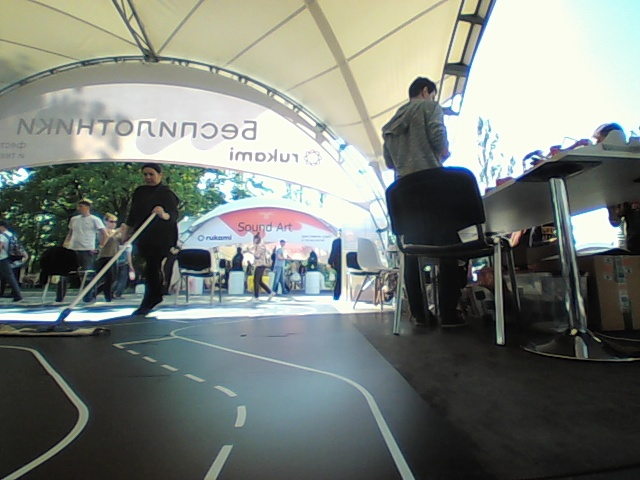
#> input picture home_pi_imaaage.jpg, 640 x 480 px, given in place of the camera
$ python MainCarVosmerka.py
#> lines starting #> are read from the running program, lines starting #| are printed output that depends on the picture; after the words box and inside, x2 and y2 are one past the last pixel; in counts of white or black regions, pixels touching at a corner belong together
### func.py
import cv2 as cv
import numpy as np
import time
from servo import *

def binarize(img, d=False):
    #hls = cv.cvtColor(img, cv.COLOR_BGR2HLS)
    #ishodnaya stroka binaryh = cv.inRange(hls, (0, 0, 30), (255, 255, 255))
    #binaryh = cv.inRange(img, (113, 113, 113), (250, 250, 250))

    gray = cv.cvtColor(img, cv.COLOR_BGR2GRAY)
    binaryg = cv.inRange(gray, 190, 255)

    #binary = cv.bitwise_and(binaryg, binaryh)

    return binaryg


def trans_perspective(binary, trap, rect, size, d=False):
    M = cv.getPerspectiveTransform(trap, rect)
    perspective = cv.warpPerspective(binary, M, size, flags=cv.INTER_LINEAR)
    if d:
        cv.imshow('perspective', perspective)
    return perspective


def find_left_right(perspective, d=False):
    hist = np.sum(perspective[perspective.shape[0] // 2:, :], axis=0)
    mid = hist.shape[0] // 2
    left = int(np.argmax(hist[:mid]))
    right = int(np.argmax(hist[mid:]) + mid)
    print(right, left)

    """
    if left <= 10 and right - mid <= 10:
        right = 399
        left = 200
    """

    if right - mid <= 10 and left <= 10:
        right = 399
        left = 200

    if d:
        cv.line(perspective, (left, 0), (left, 300), 50, 2)
        cv.line(perspective, (right, 0), (right, 300), 50, 2)
        cv.line(perspective, ((left + right) // 2, 0), ((left + right) // 2, 300), 110, 3)

        cv.imshow('lines', perspective)

    return left, right

def detect_stop(perspective):
    hist = np.sum(perspective[:], axis=1)
    maxStrInd = np.argmax(hist)
    print (int(hist[maxStrInd]/255))
    if hist[maxStrInd]/255>190:
        print ("SL detected. PixselC: "+str(int(hist[maxStrInd]/255)) + "Ind: " + str(maxStrInd))
        if maxStrInd>150:
            print("Time to stop")
            return True
    return False

### servo.py
import time
import os

def setup_gpio():
    os.system("sudo pigpiod")  # Launching GPIO library
    time.sleep(1)  # As i said it is too impatient and so if this delay is removed you will get an error
    import pigpio
    ESC = 17
    STEER = 18
    pi = pigpio.pi()
    pi.set_servo_pulsewidth(ESC, 0)
    pi.set_servo_pulsewidth(STEER, 0)
    time.sleep(1)
    # pi.set_servo_pulsewidth(ESC, 1500)
    # time.sleep(1)

    return pi,ESC,STEER


# [21 lines left out: function calibrate, not called in this run]

def control(pi,ESC,speed,STEER,angle):
    pi.set_servo_pulsewidth(ESC, speed)
    pi.set_servo_pulsewidth(STEER,int(17.222222 * angle))

def stop(pi,ESC): #This will stop every action your Pi is performing for ESC ofcourse.
    pi.set_servo_pulsewidth(ESC, 0)

### MainCarVosmerka.py
import cv2 as cv
import numpy as np
from servo import *
from func import *
# [5 lines of commented-out code are left out]


def constrain(val, minv, maxv):
    return min(maxv, max(minv, val))

KP = 0.22
KI = 0
KD = 0.17
last = 0
integral = 0

# constants
SIZE = (400, 300)

RECT = np.float32([[0, 299],
                   [399, 299],
                   [399, 0],
                   [0, 0]])

TRAP = np.float32([[0, 299],
                   [399, 299],
                   [320, 200],
                   [80, 200]])
TRAPINT = np.array(TRAP, dtype=np.int32)

cap = cv.VideoCapture(0)

pi, ESC, STEER = setup_gpio()
p = False
control(pi, ESC, 1500, STEER, 90)
time.sleep(1)
timeout = 0
l = 1
r = 0

povor = 0
totl = 1

pid=0

while True:
    try:
        ret, frame = cap.read()
#> frame is the input picture: shape (480, 640, 3); mean B, G, R 121.3, 127.4, 121.5
        totl = frame.copy()
        #print(totl)
        cv.imwrite('home\\pi\\imaaage1.jpg', totl)
        #print('totl ready')
        img = cv.resize(frame, SIZE)
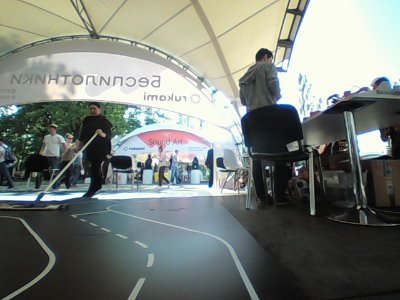
#> img: shape (300, 400, 3); mean B, G, R 121.2, 127.3, 121.4
        binary = binarize(img)
#> in binarize, `gray = cv.cvtColor(img, cv.COLOR_BGR2GRAY)`:
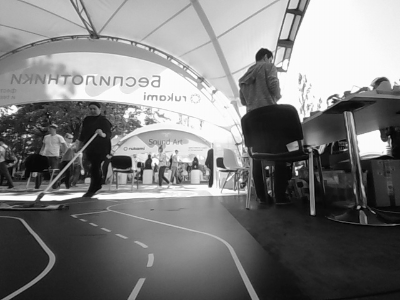
#> gray: shape (300, 400); min 0, max 255, mean 124.9
#> in binarize, `binaryg = cv.inRange(gray, 190, 255)`:
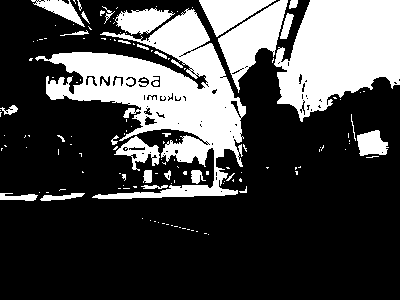
#> binaryg: shape (300, 400); 28.7% white; 141 white regions (109 under 20 px), largest, box (x1, y1, x2, y2) and area: (35, 8, 246, 199) 15042, (274, 0, 400, 122) 10514, (218, 0, 288, 93) 2686

        perspective = trans_perspective(binary, TRAP, RECT, SIZE)
#> in trans_perspective, `perspective = cv.warpPerspective(binary, M, size, flags=cv.INTER_LINEAR)`:
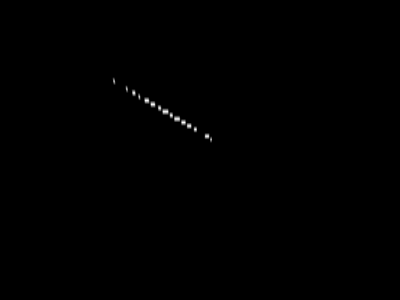
#> perspective: shape (300, 400); min 0, max 255, mean 0.4
        cv.imwrite('home\\pi\\imaaage2.jpg', perspective)

        if detect_stop(perspective):
#> in detect_stop, `hist = np.sum(perspective[:], axis=1)`: hist = 300 values, max 1428 at index 111, min 0 at index 0, mean 151.6
#> in detect_stop, `maxStrInd = np.argmax(hist)`: maxStrInd = 111
#| 5
            stop(pi, ESC)
            time.sleep(0.5)
            #control(pi, ESC, 1548, STEER, 90)
            #time.sleep(1)
            p = True
            continue

        left, right = find_left_right(perspective)
#> in find_left_right, `hist = np.sum(perspective[perspective.shape[0] // 2:, :], axis=0)`: hist = 400 values from 0 to 0
#> in find_left_right, `left = int(np.argmax(hist[:mid]))`: left = 0
#> in find_left_right, `right = int(np.argmax(hist[mid:]) + mid)`: right = 200
#| 200 0
#> left = 200; right = 399

        if p:
            way = input("Куда ехать хозяин?\n")

            if way == "2":
                control(pi, ESC, 1545, STEER, 90)
                time.sleep(4)
                p = False
                continue
            elif way == "3":
                control(pi, ESC, 1545, STEER, 90)
                time.sleep(1)
                control(pi, ESC, 1545, STEER, 145)
                time.sleep(3.2)
                control(pi, ESC, 1545, STEER, 90)
                time.sleep(2)
            elif way == "1":
                ...

            p = False

        err = 0 - ((left + right) // 2 - 200)
#> err = -99

        if abs(right - left) < 100:
            err = last
        #print(err)
        pid = KP * err + KD * (err - last) + KI * integral
#> pid = -38.61
        last = err
#> last = -99
        integral += err
#> integral = -99
        integral = constrain(integral, -10, 10)
#> integral = -10

        control(pi, ESC, 1545, STEER, 90 + pid)
        print(pid)
#| -38.61

        if detect_stop(perspective):
#| 5
            stop(pi, ESC)
            time.sleep(3)
            control(pi, ESC, 1548, STEER, 90)
            time.sleep(1)
            p = True


        time.sleep(0.01)

        # if cv.waitKey(1) & 0xFF == ord('q'):
        #     break
    except KeyboardInterrupt as e:
        control(pi, ESC, 1500, STEER, 90)
        print(e)
        break

# cv.destroyAllWindows()
cap.release()

$ run again, on imaaage.jpg
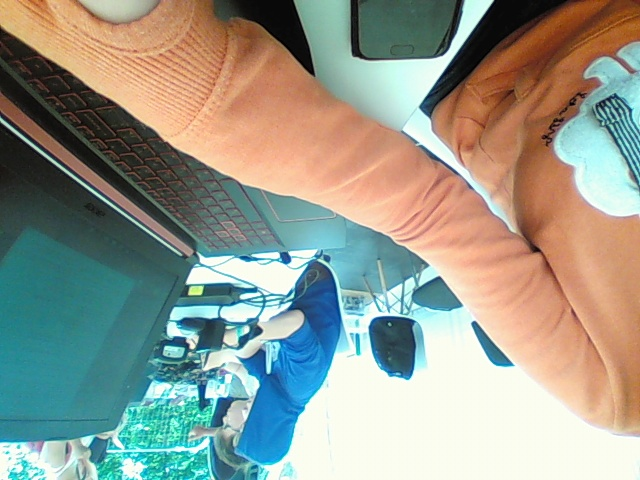
#> input picture imaaage.jpg, 640 x 480 px, given in place of the camera
#> frame is the input picture: shape (480, 640, 3); mean B, G, R 141.9, 153.9, 149.6
#> in binarize, `binaryg = cv.inRange(gray, 190, 255)`:
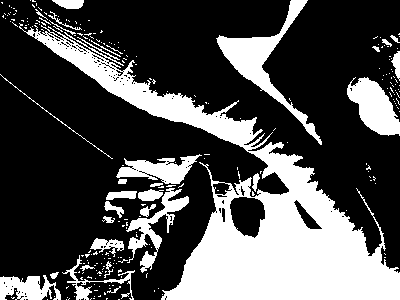
#> binaryg: shape (300, 400); 30.5% white; 243 white regions (212 under 20 px), largest, box (x1, y1, x2, y2) and area: (19, 23, 400, 300) 24941, (216, 0, 322, 145) 2820, (347, 77, 400, 136) 1831
#> in trans_perspective, `perspective = cv.warpPerspective(binary, M, size, flags=cv.INTER_LINEAR)`:
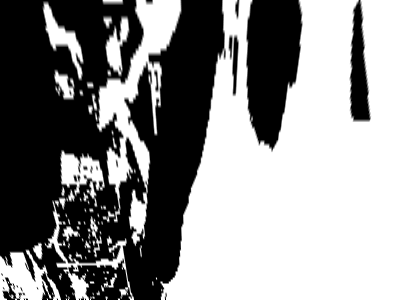
#> perspective: shape (300, 400); min 0, max 255, mean 138.4
#> hist = 300 values, max 79582 at index 286, min 37606 at index 56, mean 55377.1
#> maxStrInd = 286
#| 312
#| SL detected. PixselC: 312Ind: 286
